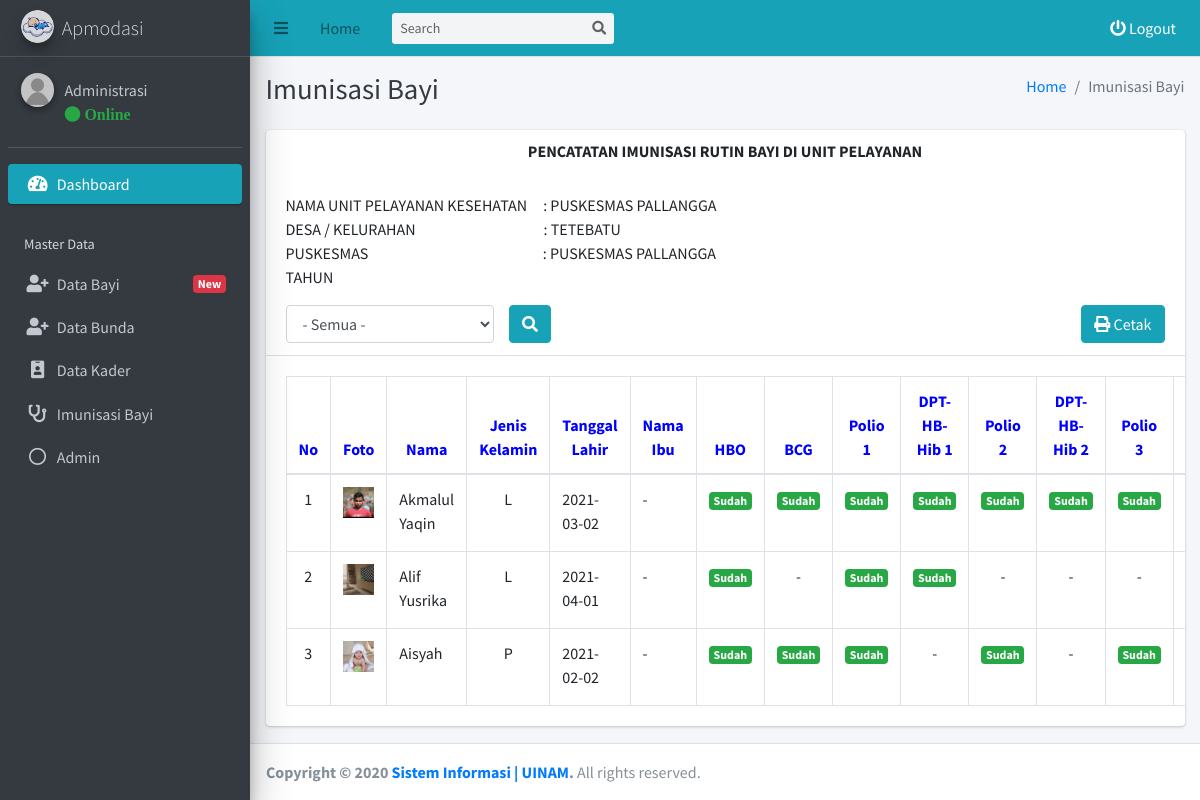
/admin/imunisasi/data.php?tahun=All (signed in), run on the app's committed database.
### tables this page shows
CREATE TABLE `tb_bayi` (
  `id_bayi` int(11) NOT NULL,
  `nomor_bayi` varchar(255) NOT NULL,
  `nama_bayi` varchar(255) NOT NULL,
  `tanggal_lahir_bayi` varchar(255) NOT NULL,
  `tahun_bayi` varchar(255) NOT NULL,
  `jenis_kelamin_bayi` varchar(255) NOT NULL,
  `gambar_qr_bayi` varchar(255) NOT NULL,
  `foto_bayi` varchar(255) NOT NULL,
  `status_bayi` varchar(255) NOT NULL,
  `bunda_id` varchar(255) NOT NULL,
  `created_at` timestamp NOT NULL DEFAULT CURRENT_TIMESTAMP,
  `update_at` timestamp NOT NULL DEFAULT CURRENT_TIMESTAMP
);

CREATE TABLE `tb_imunisasi` (
  `id_imunisasi` int(11) NOT NULL,
  `bayi_id` varchar(255) NOT NULL,
  `no_imunisasi` varchar(255) NOT NULL,
  `nama_imunisasi` varchar(255) NOT NULL,
  `usia_bayi_imunisasi` varchar(255) NOT NULL,
  `kader_id` varchar(255) NOT NULL,
  `status_imunisasi` varchar(255) NOT NULL,
  `catatan_imunisasi` varchar(255) NOT NULL,
  `keterangan_imunisasi` varchar(255) NOT NULL,
  `interval_imunisasi` varchar(255) NOT NULL,
  `tanggal_imunisasi` varchar(255) NOT NULL,
  `created_at` timestamp NOT NULL DEFAULT CURRENT_TIMESTAMP,
  `update_at` timestamp NOT NULL DEFAULT CURRENT_TIMESTAMP
);

### admin/imunisasi/data.php (the view, shortened to what this page needs)
<?php
require_once '../template/header/header.php';
$tahun = $_GET['tahun'];
if ($tahun == "All"){
  $bayi = mysqli_query($conn, "SELECT * FROM tb_bayi WHERE status_bayi = 'Active'");
} else {
  $bayi = mysqli_query($conn, "SELECT * FROM tb_bayi WHERE status_bayi = 'Active' AND tahun_bayi = '$tahun' ");
}
?>
  <div class="content-wrapper">
    <div class="content-header">
      <div class="container-fluid">
        <div class="row mb-2">
          <div class="col-sm-6">
            <h1 class="m-0 text-dark">Imunisasi Bayi</h1>
          </div>
          <div class="col-sm-6">
            <ol class="breadcrumb float-sm-right">
              <li class="breadcrumb-item"><a href="../index.php">Home</a></li>
              <li class="breadcrumb-item active">Imunisasi Bayi</li>
            </ol>
          </div>
        </div>
      </div>
    </div>
    <section class="content">
      <div class="container-fluid">
        <div class="row">
          <div class="col-12">
            <div class="card">
              <div class="card-header">
                <h6 style="text-align: center;"><b>PENCATATAN IMUNISASI RUTIN BAYI DI UNIT PELAYANAN</b></h6> <br>
                <p >
                NAMA UNIT PELAYANAN KESEHATAN&emsp;: PUSKESMAS PALLANGGA<br>
                DESA / KELURAHAN&emsp;&emsp;&emsp;&emsp;&emsp;&emsp;&emsp;&emsp;: TETEBATU<br>
                PUSKESMAS&emsp;&emsp;&emsp;&emsp;&emsp;&emsp;&emsp;&emsp;&emsp;&emsp;&ensp;&nbsp;&nbsp;: PUSKESMAS PALLANGGA<br>
                TAHUN
              </p>
                <form method="POST" action="cont.php" enctype="multipart/form-data">
                <div class="row">
                  <div class="col-3">
                    <select class="form-control select2" style="width: 100%;" name="tahun_select" id="tahun_select">
                      <?php
                        if ($tahun == "All"){
                          echo '
                              <option selected="selected" value="All">- Semua -</option>
                              <option value="2021">2021</option>
                              <option value="2020">2020</option>
                              <option value="2019">2019</option>
                          ';
                        } else if ($tahun == "2021"){
                          echo '
                              <option value="All">- Semua -</option>
                              <option selected="selected" value="2021">2021</option>
                              <option value="2020">2020</option>
                              <option value="2019">2019</option>
                          ';
                        }  else if ($tahun == "2020"){
                          echo '
                              <option value="All">- Semua -</option>
                              <option  value="2021">2021</option>
                              <option selected="selected" value="2020">2020</option>
                              <option value="2019">2019</option>
                          ';
                        } else if ($tahun == "2019"){
                          echo '
                              <option value="All">- Semua -</option>
                              <option value="2021">2021</option>
                              <option value="2020">2020</option>
                              <option selected="selected" value="2019">2019</option>
                          ';
                        }
                      ?>
                    </select>
                  </div>
                  <div class="col-2">
                    <button type="submit" name="cari_tahun" class="btn btn-info"><i class="fas fa-search"></i></button>
                  </div>
                  <div class="col-7">
                  <a href="imunisasi-print.php?tahun=<?= $tahun ?>" target="_blank" class="btn btn-info float-right"><i class="fas fa-print"></i> Cetak</a>
                  </div>
                </div>
                </form>
              </div>
              <div class="card-body" style="overflow: scroll; max-height: 600px; ">
                <table class="table table-bordered">
                  <thead>
                  <tr>
                    <th style="font-size: 16px; text-align: center; color: blue;">No</th>
                    <th style="font-size: 16px; text-align: center; color: blue;">Foto</th>
                    <th style="font-size: 16px; text-align: center; color: blue;">Nama</th>
                    <th style="font-size: 16px; text-align: center; color: blue;">Jenis Kelamin</th>
                    <th style="font-size: 16px; text-align: center; color: blue;">Tanggal Lahir</th>
                    <th style="font-size: 16px; text-align: center; color: blue;">Nama Ibu</th>
                    <th style="font-size: 16px; text-align: center; color: blue;">HBO</th>
                    <th style="font-size: 16px; text-align: center; color: blue;">BCG</th>
                    <th style="font-size: 16px; text-align: center; color: blue;">Polio 1</th>
                    <th style="font-size: 16px; text-align: center; color: blue;">DPT-HB-Hib 1</th>
                    <th style="font-size: 16px; text-align: center; color: blue;">Polio 2</th>
                    <th style="font-size: 16px; text-align: center; color: blue;">DPT-HB-Hib 2</th>
                    <th style="font-size: 16px; text-align: center; color: blue;">Polio 3</th>
                    <th style="font-size: 16px; text-align: center; color: blue;">DPT-HB-Hib 3</th>
                  </tr>
                  </thead>
                  <tbody>
                  <?php $i = 1; foreach($bayi as $dta) { ?>
                  <tr>
                    <td style="text-align:center"><?= $i ?></td>
                    <td style="text-align: center">
                      <a href="../../assets/dist/img/bayi/<?= $dta['foto_bayi'] ?>" data-toggle="lightbox" data-title="Nama : <?= $dta['nama_bayi'] ?>" data-gallery="gallery">
                        <img src="../../assets/dist/img/bayi/<?= $dta['foto_bayi'] ?>" border=3 height=60 width=60 class="img-fluid mb-2" alt="red sample"/>
                      </a>
                    </td>
                    <td style="font-size: 16px;"><?= $dta['nama_bayi'] ?></td>
                    <?php
                      if ( $dta['jenis_kelamin_bayi'] == "Laki - laki"){
                        echo "<td style='text-align: center; font-size: 16px;'>L</td>";
                      } else {
                        echo "<td style='text-align: center; font-size: 16px;'>P</td>";
                      }
                    ?>
                    <td style="font-size: 16px;"><?= $dta['tanggal_lahir_bayi']?></td>
                    <?php
                      $bunda = mysqli_query($conn, "SELECT * FROM tb_bunda WHERE id_bunda = '$dta[bunda_id]'");
                      $get_bunda = mysqli_fetch_assoc($bunda);
                      if ($get_bunda == null){
                        echo '<td style="font-size: 16px;"> - </td>';
                      } else{
                        echo '<td style="font-size: 16px;">'. $get_bunda['nama_bunda'].' </td>';
                      }
                    ?>
                    <?php
                      $imunisasi = mysqli_query($conn, "SELECT * FROM tb_imunisasi WHERE bayi_id = '$dta[id_bayi]' AND nama_imunisasi != 'IPV' ");
                      foreach($imunisasi as $dta_imunisasi) {
                        if ($dta_imunisasi['status_imunisasi'] == "Sudah"){
                          echo " <td style='text-align:center; font-size: 16px;'><span class='badge bg-success' type='button' data-toggle='modal' data-target='#modal-sm$dta_imunisasi[id_imunisasi]' > Sudah </span>";
                        } else {
                          echo "<td style='font-size: 16px; text-align:center;'>-</td>";
                        }
                        ?>
                        <?php
                      }
                    ?>
                  </tr>
                  <?php $i = $i + 1; } ?>
                  </tbody>
                </table>
              </div>
            </div>
          </div>
        </div>
      </div>
    </section>
  </div>
<?php
require '../template/footer/footer.php';
?>

### admin/template/header/header.php (shortened to what this page needs)
<?php
require('../../koneksi.php');
$get_id_session = $_SESSION['get_id'];
$query_header_admin = mysqli_query($conn, "SELECT * FROM tb_admin WHERE id_admin = '$get_id_session'");
$get_data_admin = mysqli_fetch_assoc($query_header_admin);
$nama_header = $get_data_admin['nama_admin'];
?>
<!DOCTYPE html>
<html>
<head>
  <link rel="stylesheet" href="../../assets/plugins/fontawesome-free/css/all.min.css">
  <link rel="stylesheet" href="../../assets/plugins/daterangepicker/daterangepicker.css">
  <link rel="stylesheet" href="../../assets/plugins/summernote/summernote-bs4.css">
  <link rel="stylesheet" href="../../assets/plugins/ekko-lightbox/ekko-lightbox.css">
  <link rel="stylesheet" href="https://code.ionicframework.com/ionicons/2.0.1/css/ionicons.min.css">
  <link rel="stylesheet" href="../../assets/plugins/tempusdominus-bootstrap-4/css/tempusdominus-bootstrap-4.min.css">
  <link rel="stylesheet" href="../../assets/plugins/datatables-bs4/css/dataTables.bootstrap4.min.css">
  <link rel="stylesheet" href="../../assets/plugins/datatables-responsive/css/responsive.bootstrap4.min.css">
  <link rel="stylesheet" href="https://cdn.datatables.net/buttons/1.6.1/css/buttons.dataTables.min.css">
  <link href="https://cdn.jsdelivr.net/gh/gitbrent/bootstrap-switch-button@1.1.0/css/bootstrap-switch-button.min.css" rel="stylesheet">
  <link rel="stylesheet" href="../../assets/dist/css/adminlte.min.css">
  <link rel="stylesheet" href="../../assets/plugins/overlayScrollbars/css/OverlayScrollbars.min.css">
</head>
<body class="hold-transition sidebar-mini layout-fixed">
<div class="wrapper">
  <nav class="main-header navbar navbar-expand navbar-info navbar-light">
    <ul class="navbar-nav">
      <li class="nav-item">
        <a class="nav-link" data-widget="pushmenu" href="#" role="button"><i class="fas fa-bars"></i></a>
      </li>
      <li class="nav-item d-none d-sm-inline-block">
        <a href="../../admin/index.php" class="nav-link">Home</a>
      </li>
    </ul>
    <form class="form-inline ml-3">
      <div class="input-group input-group-sm">
        <input class="form-control form-control-navbar" type="search" placeholder="Search" aria-label="Search">
        <div class="input-group-append">
          <button class="btn btn-navbar" type="submit">
            <i class="fas fa-search"></i>
          </button>
        </div>
      </div>
    </form>
    <ul class="navbar-nav ml-auto">
      <li class="nav-item">
        <a style="color: white;" class="nav-link" data-toggle="modal" data-target="#modal-default"  href="" role="button">
          <i class="fas fa fa-power-off" style="color: white;"></i> Logout
        </a>
      </li>
    </ul>
  </nav>
  <aside class="main-sidebar sidebar-dark-info elevation-5">
    <a href="../../admin/index.php" class="brand-link">
      <img src="../../assets/dist/img/logo_apmodasi.png" alt="Logo Kabupaten Soppeng" class="brand-image img-circle elevation-3"
           style="opacity: .8">
      <span class="brand-text font-weight-light">Apmodasi</span>
    </a>
    <div class="sidebar">
      <div class="user-panel mt-3 pb-3 mb-3 d-flex">
        <div class="image">
          <img src="../../assets/dist/img/admin/<?= $get_data_admin['foto_admin'] ?>" class="img-circle elevation-2" alt="User Image">
        </div>
        <div class="info">
          <a href="#" class="d-block"><?= $nama_header ?></a>
          <a href="#"<i class="fa fa-circle text-success"></i> Online</a>
        </div>
      </div>
      <nav class="mt-2">
        <ul class="nav nav-pills nav-sidebar flex-column" data-widget="treeview" role="menu" data-accordion="false">
          <li class="nav-item has-treeview menu-open">
            <a href="../../admin/" class="nav-link active">
              <i class="nav-icon fas fa-tachometer-alt"></i>
              <p>
                Dashboard
              </p>
            </a>
          </li>
          <li class="nav-header">Master Data</li>
          <li class="nav-item has-treeview">
            <a href="#" class="nav-link">
              <i class="nav-icon fas fa-user-plus"></i>
              <p>
                Data Bayi
              <?php
                $bayi_header = mysqli_query($conn, "SELECT * FROM tb_bayi WHERE status_bayi = 'Menunggu'");
                $row_bayi_header = mysqli_num_rows($bayi_header);
                if ($row_bayi_header >= 1){
                  echo '<span class="right badge badge-danger">New</span>';
                }
              ?>
              </p>
            </a>
          </li>
          <li class="nav-item">
            <a href="../../admin/bunda/data.php" class="nav-link">
              <i class="nav-icon fa fa-user-plus"></i>
              <p>
                Data Bunda
              </p>
            </a>
          </li>
          <li class="nav-item">
            <a href="../../admin/kader/data.php" class="nav-link">
              <i class="nav-icon fas fa-id-badge"></i>
              <p>
                Data Kader
              </p>
            </a>
          </li>
          <li class="nav-item">
            <a href="../../admin/imunisasi/data.php?tahun=All" class="nav-link">
              <i class="nav-icon fa fa-stethoscope"></i>
              <p>
                Imunisasi Bayi
              </p>
            </a>
          </li>
          <li class="nav-item">
            <a href="../../admin/admin/data.php" class="nav-link">
              <i class="far fa-circle nav-icon"></i>
              <p>
                Admin
              </p>
            </a>
          </li>
          <li class="nav-header"></li>
          <li class="nav-header"></li>
        </ul>
      </nav>
    </div>
  </aside>

### data on the page
tb_bayi: foto_bayi (picture), nama_bayi "Akmalul Yaqin", jenis_kelamin_bayi "L", tanggal_lahir_bayi "2021-03-02"
tb_bayi: foto_bayi (picture), nama_bayi "Alif Yusrika", jenis_kelamin_bayi "L", tanggal_lahir_bayi "2021-04-01"
tb_bayi: foto_bayi (picture), nama_bayi "Aisyah", jenis_kelamin_bayi "P", tanggal_lahir_bayi "2021-02-02"

### other printed values
$nama_header "Administrasi"
